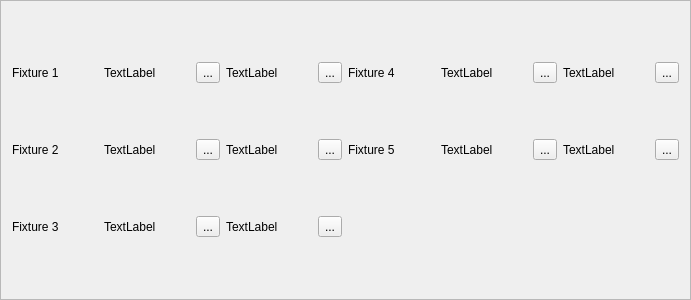
<?xml version="1.0" encoding="UTF-8"?>
<ui version="4.0">
 <class>ManualFixtureFrame</class>
 <widget class="QFrame" name="ManualFixtureFrame">
  <property name="geometry">
   <rect>
    <x>0</x>
    <y>0</y>
    <width>691</width>
    <height>300</height>
   </rect>
  </property>
  <property name="windowTitle">
   <string>Frame</string>
  </property>
  <property name="frameShape">
   <enum>QFrame::StyledPanel</enum>
  </property>
  <property name="frameShadow">
   <enum>QFrame::Raised</enum>
  </property>
  <layout class="QGridLayout" name="gridLayout">
   <item row="0" column="0">
    <widget class="QLabel" name="label">
     <property name="text">
      <string>Fixture 1</string>
     </property>
    </widget>
   </item>
   <item row="0" column="1">
    <widget class="QLabel" name="fixture1StatusLabel">
     <property name="text">
      <string>TextLabel</string>
     </property>
    </widget>
   </item>
   <item row="0" column="2">
    <widget class="QToolButton" name="connectFixture1ToolButton">
     <property name="text">
      <string>...</string>
     </property>
    </widget>
   </item>
   <item row="0" column="3">
    <widget class="QLabel" name="fixture1Label">
     <property name="text">
      <string>TextLabel</string>
     </property>
    </widget>
   </item>
   <item row="0" column="4">
    <widget class="QToolButton" name="disconnectFixture1ToolButton">
     <property name="text">
      <string>...</string>
     </property>
    </widget>
   </item>
   <item row="0" column="5">
    <widget class="QLabel" name="label_4">
     <property name="text">
      <string>Fixture 4</string>
     </property>
    </widget>
   </item>
   <item row="0" column="6">
    <widget class="QLabel" name="fixture4StatusLabel">
     <property name="text">
      <string>TextLabel</string>
     </property>
    </widget>
   </item>
   <item row="0" column="7">
    <widget class="QToolButton" name="connectFixture4ToolButton">
     <property name="text">
      <string>...</string>
     </property>
    </widget>
   </item>
   <item row="0" column="8">
    <widget class="QLabel" name="fixture4Label">
     <property name="text">
      <string>TextLabel</string>
     </property>
    </widget>
   </item>
   <item row="0" column="9">
    <widget class="QToolButton" name="disconnectFixture4ToolButton">
     <property name="text">
      <string>...</string>
     </property>
    </widget>
   </item>
   <item row="1" column="0">
    <widget class="QLabel" name="label_2">
     <property name="text">
      <string>Fixture 2</string>
     </property>
    </widget>
   </item>
   <item row="1" column="1">
    <widget class="QLabel" name="fixture2StatusLabel">
     <property name="text">
      <string>TextLabel</string>
     </property>
    </widget>
   </item>
   <item row="1" column="2">
    <widget class="QToolButton" name="connectFixture2ToolButton">
     <property name="text">
      <string>...</string>
     </property>
    </widget>
   </item>
   <item row="1" column="3">
    <widget class="QLabel" name="fixture2Label">
     <property name="text">
      <string>TextLabel</string>
     </property>
    </widget>
   </item>
   <item row="1" column="4">
    <widget class="QToolButton" name="disconnectFixture2ToolButton">
     <property name="text">
      <string>...</string>
     </property>
    </widget>
   </item>
   <item row="1" column="5">
    <widget class="QLabel" name="label_5">
     <property name="text">
      <string>Fixture 5</string>
     </property>
    </widget>
   </item>
   <item row="1" column="6">
    <widget class="QLabel" name="fixture5StatusLabel">
     <property name="text">
      <string>TextLabel</string>
     </property>
    </widget>
   </item>
   <item row="1" column="7">
    <widget class="QToolButton" name="connectFixture5ToolButton">
     <property name="text">
      <string>...</string>
     </property>
    </widget>
   </item>
   <item row="1" column="8">
    <widget class="QLabel" name="fixture5Label">
     <property name="text">
      <string>TextLabel</string>
     </property>
    </widget>
   </item>
   <item row="1" column="9">
    <widget class="QToolButton" name="disconnectFixture5ToolButton">
     <property name="text">
      <string>...</string>
     </property>
    </widget>
   </item>
   <item row="2" column="0">
    <widget class="QLabel" name="label_3">
     <property name="text">
      <string>Fixture 3</string>
     </property>
    </widget>
   </item>
   <item row="2" column="1">
    <widget class="QLabel" name="fixture3StatusLabel">
     <property name="text">
      <string>TextLabel</string>
     </property>
    </widget>
   </item>
   <item row="2" column="2">
    <widget class="QToolButton" name="connectFixture3ToolButton">
     <property name="text">
      <string>...</string>
     </property>
    </widget>
   </item>
   <item row="2" column="3">
    <widget class="QLabel" name="fixture3Label">
     <property name="text">
      <string>TextLabel</string>
     </property>
    </widget>
   </item>
   <item row="2" column="4">
    <widget class="QToolButton" name="disconnectFixture3ToolButton">
     <property name="text">
      <string>...</string>
     </property>
    </widget>
   </item>
  </layout>
 </widget>
 <resources/>
 <connections/>
</ui>
